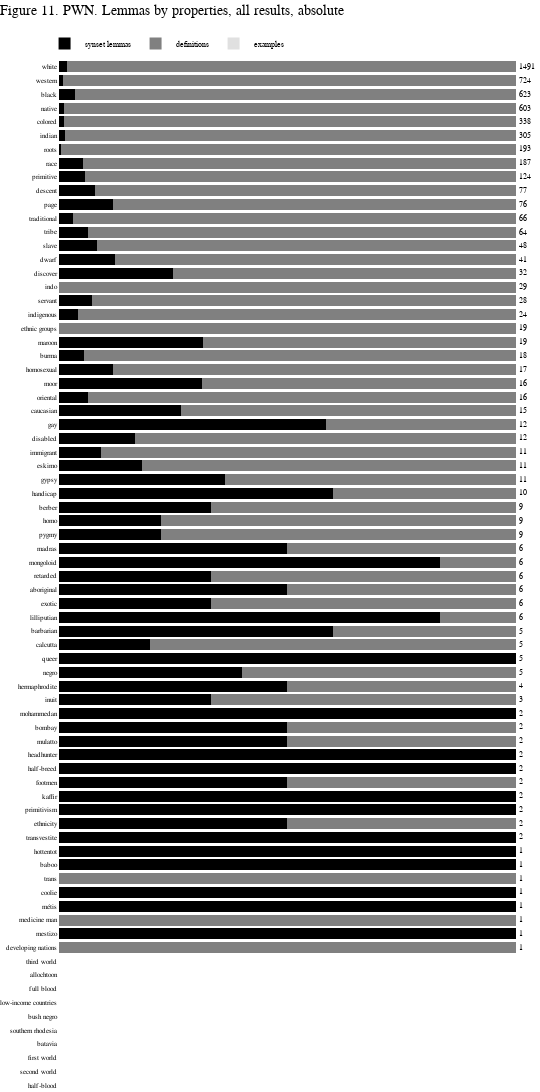

The cell this chart's notebook holds for it:
### Code cell
lemmas = list(n_hits_by_lemma_p['lemma'])
synset_lemmas = list(n_hits_by_lemma_p['synset_lemmas_p'])
definitions = list(n_hits_by_lemma_p['definitions_p'])
examples = list(n_hits_by_lemma_p['examples_p'])

# total marker
text_marker = list(n_hits_by_lemma_p['total_lemma'])

bar_chart = go.Figure(data=[
    go.Bar(name="synset lemmas",
           x=synset_lemmas,
           y=lemmas,
           hovertext=list(n_hits_by_lemma_p['synset_lemmas']),
           orientation='h',
           marker_color='rgb(0,0,0)'),
    
    go.Bar(name="definitions",
           x=definitions,
           y=lemmas,
           hovertext=list(n_hits_by_lemma_p['definitions']),
           orientation='h',
           marker_color='rgb(128, 128, 128)'),
    
    go.Bar(name="examples",
           x=examples,
           y=lemmas,
           hovertext=list(n_hits_by_lemma_p['examples']),
           orientation='h',
           marker_color='rgb(224, 224, 224)',
           text=text_marker,
           textposition='outside')
])

bar_chart.update_layout(barmode='stack',
                  width=540,
                  height=1230,
                  bargap=0.2,
                  paper_bgcolor='rgb(255, 255, 255)',
                  plot_bgcolor='rgb(255, 255, 255)',
                  title={"text":"Figure 11. PWN. Lemmas by properties, all results, absolute",
                        "x":0,
                        "y":1,
                        "yanchor":"top",
                        "yref":"paper",
                        "pad":{"t":-55},
                        "font":{"size":14}},
                  
                  margin=dict(
                    l=0,
                    r=0,
                    b=0,
                    t=60,
                    pad=1),
                  
                  font=dict(
                    family="Arial",
                    size=7,
                    color="black"),
                  
                  legend=dict(
                    traceorder="normal",
                    orientation="h",
                    itemsizing='constant',
                    itemwidth=30,
                    yanchor="top",
                    y=1.03,
                    xanchor="left",
                    x=-0.03,
                    font=dict(
                    family="Arial",
                    size=8,
                    color="black"
                )),
                 )

bar_chart.update_traces(marker=dict(line=dict(width=0)),hoverinfo='text',
                 textfont_size=8, selector=dict(type='bar'))

bar_chart.update_yaxes(showgrid=False,
                visible=True)

bar_chart.update_xaxes(showgrid=False,
                visible=False)

### Figure 1 — Plotly figure (JSON) as saved in the notebook; plotly's stock layout.template omitted (floating-point values rounded to 4 significant figures)
{"data": [{"hoverinfo": "text", "hovertext": ["0", "0", "0", "0", "0", "0", "0", "0", "0", "0", "0", "1", "0", "1", "1", "0", "1", "1", "2", "1", "2", "2", "1", "2", "2", "1", "1", "2", "1", "2", "2", "5", "1", "3", "5", "2", "3", "2", "5", "3", "2", "2", "3", "6", "4", "2", "1", "2", "7", "4", "1", "5", "2", "1", "6", "0", "1", "2", "0", "8", "5", "4", "4", "2", "9", "6", "7", "10", "1", "4", "4", "7", "22", "6", "25"], "marker": {"color": "rgb(0,0,0)", "line": {"width": 0}}, "name": "synset lemmas", "orientation": "h", "textfont": {"size": 8}, "type": "bar", "x": [null, null, null, null, null, null, null, null, null, null, 0, 100, 0, 100, 100, 0, 100, 100, 100, 50, 100, 100, 50, 100, 100, 50, 50, 100, 33.33, 50, 40, 100, 20, 60, 83.33, 33.33, 50, 33.33, 83.33, 50, 22.22, 22.22, 33.33, 60, 36.36, 18.18, 9.091, 16.67, 58.33, 26.67, 6.25, 31.25, 11.76, 5.556, 31.58, 0, 4.167, 7.143, 0, 25, 12.2, 8.333, 6.25, 3.03, 11.84, 7.792, 5.645, 5.348, 0.5181, 1.311, 1.183, 1.161, 3.531, 0.8287, 1.677], "y": ["half-blood", "second world", "first world", "batavia", "southern rhodesia", "bush negro", "low-income countries", "full blood", "allochtoon", "third world", "developing nations", "mestizo", "medicine man", "métis", "coolie", "trans", "baboo", "hottentot", "transvestite", "ethnicity", "primitivism", "kaffir", "footmen", "half-breed", "headhunter", "mulatto", "bombay", "mohammedan", "inuit", "hermaphrodite", "negro", "queer", "calcutta", "barbarian", "lilliputian", "exotic", "aboriginal", "retarded", "mongoloid", "madras", "pygmy", "homo", "berber", "handicap", "gypsy", "eskimo", "immigrant", "disabled", "gay", "caucasian", "oriental", "moor", "homosexual", "burma", "maroon", "ethnic groups", "indigenous", "servant", "indo", "discover", "dwarf", "slave", "tribe", "traditional", "page", "descent", "primitive", "race", "roots", "indian", "colored", "native", "black", "western", "white"]}, {"hoverinfo": "text", "hovertext": ["0", "0", "0", "0", "0", "0", "0", "0", "0", "0", "1", "0", "1", "0", "0", "1", "0", "0", "0", "1", "0", "0", "1", "0", "0", "1", "1", "0", "2", "2", "3", "0", "4", "2", "1", "4", "3", "4", "1", "3", "7", "7", "6", "4", "7", "9", "10", "10", "5", "11", "15", "11", "15", "17", "13", "19", "23", "26", "29", "24", "36", "44", "60", "64", "67", "71", "117", "177", "192", "301", "334", "596", "601", "718", "1466"], "marker": {"color": "rgb(128, 128, 128)", "line": {"width": 0}}, "name": "definitions", "orientation": "h", "textfont": {"size": 8}, "type": "bar", "x": [null, null, null, null, null, null, null, null, null, null, 100, 0, 100, 0, 0, 100, 0, 0, 0, 50, 0, 0, 50, 0, 0, 50, 50, 0, 66.67, 50, 60, 0, 80, 40, 16.67, 66.67, 50, 66.67, 16.67, 50, 77.78, 77.78, 66.67, 40, 63.64, 81.82, 90.91, 83.33, 41.67, 73.33, 93.75, 68.75, 88.24, 94.44, 68.42, 100, 95.83, 92.86, 100, 75, 87.8, 91.67, 93.75, 96.97, 88.16, 92.21, 94.35, 94.65, 99.48, 98.69, 98.82, 98.84, 96.47, 99.17, 98.32], "y": ["half-blood", "second world", "first world", "batavia", "southern rhodesia", "bush negro", "low-income countries", "full blood", "allochtoon", "third world", "developing nations", "mestizo", "medicine man", "métis", "coolie", "trans", "baboo", "hottentot", "transvestite", "ethnicity", "primitivism", "kaffir", "footmen", "half-breed", "headhunter", "mulatto", "bombay", "mohammedan", "inuit", "hermaphrodite", "negro", "queer", "calcutta", "barbarian", "lilliputian", "exotic", "aboriginal", "retarded", "mongoloid", "madras", "pygmy", "homo", "berber", "handicap", "gypsy", "eskimo", "immigrant", "disabled", "gay", "caucasian", "oriental", "moor", "homosexual", "burma", "maroon", "ethnic groups", "indigenous", "servant", "indo", "discover", "dwarf", "slave", "tribe", "traditional", "page", "descent", "primitive", "race", "roots", "indian", "colored", "native", "black", "western", "white"]}, {"hoverinfo": "text", "hovertext": ["0", "0", "0", "0", "0", "0", "0", "0", "0", "0", "0", "0", "0", "0", "0", "0", "0", "0", "0", "0", "0", "0", "0", "0", "0", "0", "0", "0", "0", "0", "0", "0", "0", "0", "0", "0", "0", "0", "0", "0", "0", "0", "0", "0", "0", "0", "0", "0", "0", "0", "0", "0", "0", "0", "0", "0", "0", "0", "0", "0", "0", "0", "0", "0", "0", "0", "0", "0", "0", "0", "0", "0", "0", "0", "0"], "marker": {"color": "rgb(224, 224, 224)", "line": {"width": 0}}, "name": "examples", "orientation": "h", "text": ["0", "0", "0", "0", "0", "0", "0", "0", "0", "0", "1", "1", "1", "1", "1", "1", "1", "1", "2", "2", "2", "2", "2", "2", "2", "2", "2", "2", "3", "4", "5", "5", "5", "5", "6", "6", "6", "6", "6", "6", "9", "9", "9", "10", "11", "11", "11", "12", "12", "15", "16", "16", "17", "18", "19", "19", "24", "28", "29", "32", "41", "48", "64", "66", "76", "77", "124", "187", "193", "305", "338", "603", "623", "724", "1491"], "textfont": {"size": 8}, "textposition": "outside", "type": "bar", "x": [null, null, null, null, null, null, null, null, null, null, 0, 0, 0, 0, 0, 0, 0, 0, 0, 0, 0, 0, 0, 0, 0, 0, 0, 0, 0, 0, 0, 0, 0, 0, 0, 0, 0, 0, 0, 0, 0, 0, 0, 0, 0, 0, 0, 0, 0, 0, 0, 0, 0, 0, 0, 0, 0, 0, 0, 0, 0, 0, 0, 0, 0, 0, 0, 0, 0, 0, 0, 0, 0, 0, 0], "y": ["half-blood", "second world", "first world", "batavia", "southern rhodesia", "bush negro", "low-income countries", "full blood", "allochtoon", "third world", "developing nations", "mestizo", "medicine man", "métis", "coolie", "trans", "baboo", "hottentot", "transvestite", "ethnicity", "primitivism", "kaffir", "footmen", "half-breed", "headhunter", "mulatto", "bombay", "mohammedan", "inuit", "hermaphrodite", "negro", "queer", "calcutta", "barbarian", "lilliputian", "exotic", "aboriginal", "retarded", "mongoloid", "madras", "pygmy", "homo", "berber", "handicap", "gypsy", "eskimo", "immigrant", "disabled", "gay", "caucasian", "oriental", "moor", "homosexual", "burma", "maroon", "ethnic groups", "indigenous", "servant", "indo", "discover", "dwarf", "slave", "tribe", "traditional", "page", "descent", "primitive", "race", "roots", "indian", "colored", "native", "black", "western", "white"]}], "layout": {"bargap": 0.2, "barmode": "stack", "font": {"color": "black", "family": "Arial", "size": 7}, "height": 1230, "legend": {"font": {"color": "black", "family": "Arial", "size": 8}, "itemsizing": "constant", "itemwidth": 30, "orientation": "h", "traceorder": "normal", "x": -0.03, "xanchor": "left", "y": 1.03, "yanchor": "top"}, "margin": {"b": 0, "l": 0, "pad": 1, "r": 0, "t": 60}, "paper_bgcolor": "rgb(255, 255, 255)", "plot_bgcolor": "rgb(255, 255, 255)", "title": {"font": {"size": 14}, "pad": {"t": -55}, "text": "Figure 11. PWN. Lemmas by properties, all results, absolute", "x": 0, "y": 1, "yanchor": "top", "yref": "paper"}, "width": 540, "xaxis": {"showgrid": false, "visible": false}, "yaxis": {"showgrid": false, "visible": true}}}
